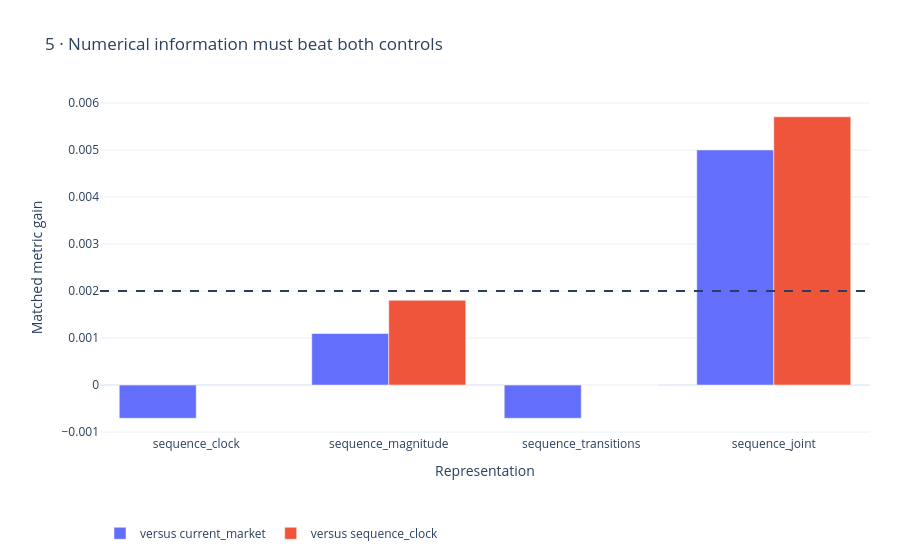

The cell this chart's notebook holds for it:
### Markdown cell above
## Gains versus both controls
Numerical panels must improve upon both the original and clock-only representations.

### Code cell
figures[4].show(renderer='plotly_mimetype')

### Figure 1 — Plotly figure (JSON) as saved in the notebook; plotly's stock layout.template omitted (floating-point values rounded to 4 significant figures)
{"data": [{"name": "versus current_market", "type": "bar", "x": ["sequence_clock", "sequence_magnitude", "sequence_transitions", "sequence_joint"], "y": [-0.0007057, 0.001097, -0.0007057, 0.005002]}, {"name": "versus sequence_clock", "type": "bar", "x": ["sequence_magnitude", "sequence_transitions", "sequence_joint"], "y": [0.001803, 0, 0.005707]}], "layout": {"height": 560, "legend": {"orientation": "h", "y": -0.25}, "margin": {"b": 125, "l": 100, "r": 30, "t": 100}, "shapes": [{"line": {"dash": "dash"}, "type": "line", "x0": 0, "x1": 1, "xref": "x domain", "y0": 0.002, "y1": 0.002, "yref": "y"}], "title": {"text": "5 · Numerical information must beat both controls"}, "xaxis": {"title": {"text": "Representation"}}, "yaxis": {"title": {"text": "Matched metric gain"}}}}
